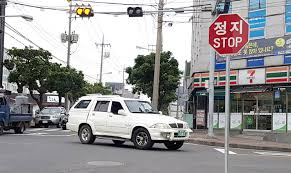
//> input picture image/다운로드 (1).jpeg, 291 x 173 px
$ ./shapeDetection   (built with g++ and OpenCV 4)
//> lines starting //> are read from the running program, lines starting //| are printed output that depends on the picture; after the words box and inside, x2 and y2 are one past the last pixel; in counts of white or black regions, pixels touching at a corner belong together
#include <iostream>
#include <fstream>
#include <ctime>
#include <queue>
#include <string>
#include <cv.h>
#include <unistd.h>
#include <highgui.h>
#include "opencv2/opencv.hpp"
#include "opencv2/objdetect.hpp"
#include "opencv2/highgui.hpp"
#include "opencv2/imgproc.hpp"
#include "opencv2/highgui/highgui.hpp"
#include <opencv2/core/ocl.hpp>
#include "opencv2/calib3d/calib3d.hpp"
#include "opencv2/core.hpp"
#include "opencv2/features2d.hpp"
#include "opencv2/xfeatures2d.hpp"
#include "opencv2/highgui.hpp"
#include <string.h>
#include <sys/time.h>

using namespace cv;
using namespace cv::xfeatures2d;
using namespace std;

const CvScalar COLOR_BLUE = CvScalar(255, 0, 0);
const CvScalar COLOR_RED = CvScalar(0, 0, 255);
const CvScalar COLOR_GREEN = CvScalar(0, 255, 0);

const Vec3b RGB_WHITE_LOWER = Vec3b(100, 100, 190);
const Vec3b RGB_WHITE_UPPER = Vec3b(255, 255, 255);
const Vec3b RGB_YELLOW_LOWER = Vec3b(225, 180, 0);
const Vec3b RGB_YELLOW_UPPER = Vec3b(255, 255, 170);
const Vec3b HSV_YELLOW_LOWER = Vec3b(20, 20, 130);
const Vec3b HSV_YELLOW_UPPER = Vec3b(40, 140, 255);

const Vec3b HLS_YELLOW_LOWER = Vec3b(20, 120, 80);
const Vec3b HLS_YELLOW_UPPER = Vec3b(45, 200, 255);

void polygonRoi(Mat& img, Mat& img_ROI, vector <Point2f> &approx);


void setLabel(Mat& image, string str, vector<Point> contour)
{
	int fontface = FONT_HERSHEY_SIMPLEX;
	double scale = 0.5;
	int thickness = 1;
	int baseline = 0;

	Size text = getTextSize(str, fontface, scale, thickness, &baseline);
	Rect r = boundingRect(contour);

	Point pt(r.x + ((r.width - text.width) / 2), r.y + ((r.height + text.height) / 2));
	rectangle(image, pt + Point(0, baseline), pt + Point(text.width, -text.height), CV_RGB(200, 200, 200), FILLED);
	putText(image, str, pt, fontface, scale, CV_RGB(0, 0, 0), thickness, 8);
}


int main(int, char**)
{
	Mat img_input, img_result, img_gray;

	//이미지파일을 로드하여 image에 저장
	img_input = imread("/home/suki/바탕화면/Traffic Sign Recognition/image/다운로드 (1).jpeg", IMREAD_COLOR);
//> img_input is the input picture: 173 rows x 291 cols, CV_8UC3; mean B, G, R 150, 149.6, 150.9
	if (img_input.empty())
	{
		cout << "Could not open or find the image" << std::endl;
		return -1;
	}


	//그레이스케일 이미지로 변환
	cvtColor(img_input, img_gray, COLOR_BGR2GRAY);
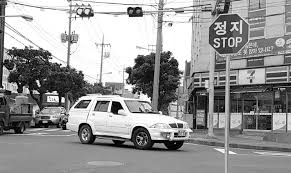
//> img_gray: 173 rows x 291 cols, CV_8UC1; min 0, max 255, mean 150

	//이진화 이미지로 변환
	Mat binary_image;
	threshold(img_gray, img_gray, 125, 255, THRESH_BINARY_INV | THRESH_OTSU);
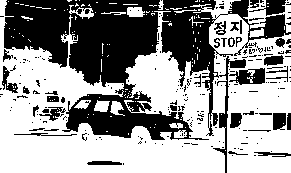
//> img_gray: 173 rows x 291 cols, CV_8UC1; 58.6% white; 233 black regions (195 under 20 px)

	//contour를 찾는다.
	vector<vector<Point> > contours;
	findContours(img_gray, contours, RETR_LIST, CHAIN_APPROX_SIMPLE);
//> contours = 454 contours, 393 with area under 20; largest, box (x1, y1, x2, y2) and area: (0, 0, 291, 173) 29255, (228, 67, 266, 86) 474, (243, 0, 291, 33) 454, (1, 65, 19, 94) 226, (272, 112, 287, 131) 224

	//contour를 근사화한다.
	vector<Point2f> approx;
	img_result = img_input.clone();

	for (size_t i = 0; i < contours.size(); i++)
	{
		approxPolyDP(Mat(contours[i]), approx, arcLength(Mat(contours[i]), true)*0.02, true);

		if (fabs(contourArea(Mat(approx))) > 500)  //면적이 일정크기 이상이어야 한다.
		{


			int size = approx.size();

      cout << approx << endl;

			//Contour를 근사화한 직선을 그린다.
			if (size % 2 == 0) {
				line(img_result, approx[0], approx[approx.size() - 1], Scalar(0, 255, 0), 3);

				for (int k = 0; k < size - 1; k++)
					line(img_result, approx[k], approx[k + 1], Scalar(0, 255, 0), 3);

				for (int k = 0; k < size; k++)
					circle(img_result, approx[k], 3, Scalar(0, 0, 255));
			}
			else {
				line(img_result, approx[0], approx[approx.size() - 1], Scalar(0, 255, 0), 3);

				for (int k = 0; k < size - 1; k++)
					line(img_result, approx[k], approx[k + 1], Scalar(0, 255, 0), 3);

				for (int k = 0; k < size; k++)
					circle(img_result, approx[k], 3, Scalar(0, 0, 255));
			}


			//도형을 판정한다.
			if (size == 3)
				setLabel(img_result, "triangle", contours[i]);

      else if (size == 4 && isContourConvex(Mat(approx)))
        setLabel(img_result, "Square", contours[i]);

			else if (size == 8 && isContourConvex(Mat(approx)))
				setLabel(img_result, "octagon", contours[i]);

		}

	}
//> this loop made 454 passes
//> size on passes 446, 454: 11, 12
//> approx on passes 7, 29, 31, 45, 47, 49: 1 Point (x, y): [225, 150], 4 Points (x, y): [84, 140], [85, 139], [86, 140], [85, 141], 4 Points (x, y): [95, 139], [96, 138], [97, 139], [96, 140], 4 Points (x, y): [87, 134], [88, 133], [89, 134], [88, 135], 3 Points (x, y): [77, 134], [71, 136], [40, 135], 2 Points (x, y): [128, 133], [128, 134]
//| [249, 0;
//|  243, 17;
//|  259, 23;
//|  250, 28;
//> (the first 4 of 23 printed lines)
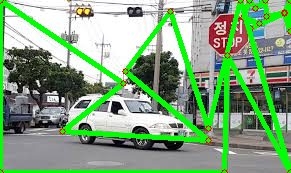
//> img_result: 173 rows x 291 cols, CV_8UC3; 15.9% of pixels changed, all inside (x1, y1, x2, y2) = (0, 0, 291, 173)
//> after the loop, approx = 12 Points (x, y): [0, 0], [0, 172], [224, 172], [227, 55], [290, 172], [240, 0], [208, 128], [170, 11], [125, 71], [208, 140], [62, 131], [123, 83]


	imshow("input", img_input);
	imshow("result", img_result);


	waitKey(0);


	return 0;
}

void polygonRoi(Mat& img, Mat& img_ROI, vector <Point2f> &approx) {


	vector <Point> roiPoint;

  for(int i = 0; i < approx.size(); i++){
    roiPoint.push_back(approx.at(i));
    cout << i << endl;
  }

	Mat roi(img.rows, img.cols, CV_8U, Scalar(0));

	fillConvexPoly(roi, roiPoint, Scalar(255));

	Mat fillter_img;
	img.copyTo(fillter_img, roi);

	img_ROI = fillter_img.clone();

}

$ run again, with image/20190314_075520_271.jpg copied over image/다운로드 (1).jpeg
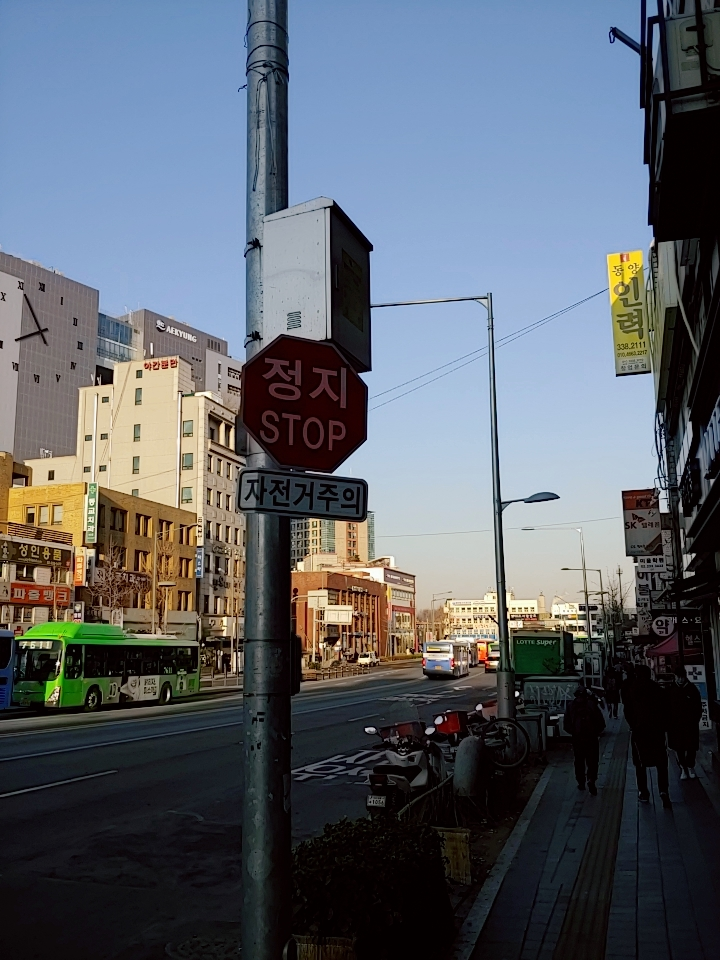
//> input picture image/20190314_075520_271.jpg, 720 x 960 px
//> img_input is the input picture: 960 rows x 720 cols, CV_8UC3; mean B, G, R 106.9, 98.2, 92
//> `threshold(img_gray, img_gray, 125, 255, THRESH_BINARY_INV | THRESH_OTS..`:
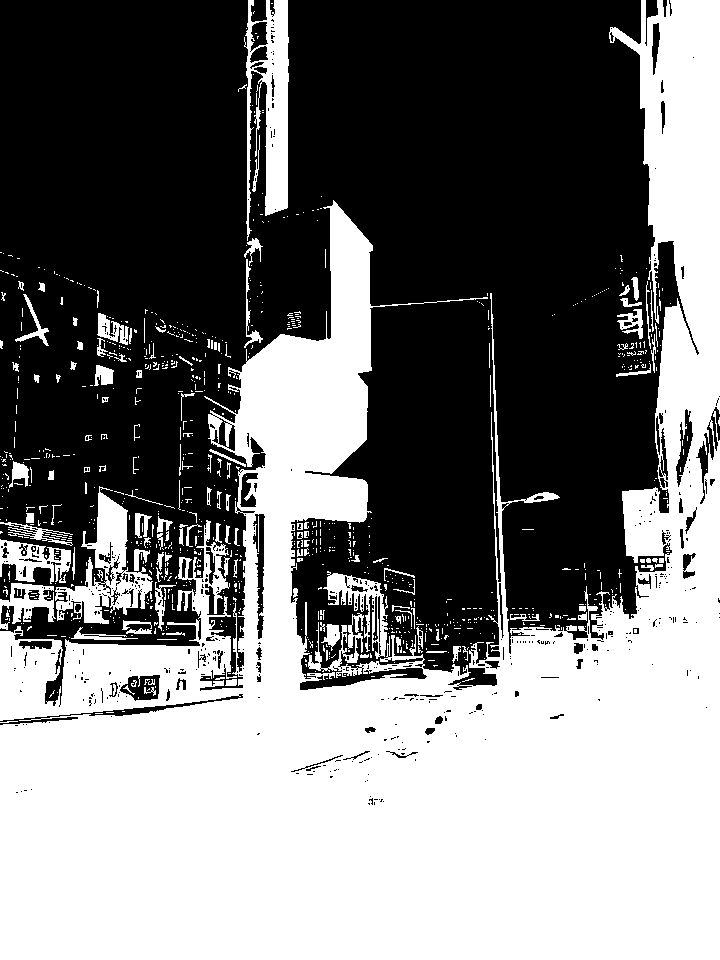
//> img_gray: 960 rows x 720 cols, CV_8UC1; 47.4% white; 962 white regions (823 under 20 px)
//> contours = 1650 contours, 1458 with area under 20; largest, box (x1, y1, x2, y2) and area: (0, 0, 720, 960) 302382, (244, 0, 289, 241) 5887, (55, 486, 153, 624) 4836, (323, 571, 388, 659) 1834, (0, 539, 71, 584) 1708
//> the loop `for (size_t i = 0; i < contours.size(); i++)` made 1650 passes
//> (size, baseline in setLabel, text in setLabel, r in setLabel, pt in setLabel) on pass 1063: (3, 5, Size(59, 12), Rect(252, 513, 14, 127), Point(230, 582))
//> (printed output is left out)
//> after the loop `for (size_t i = 0; i < contours.size(); i++)`:
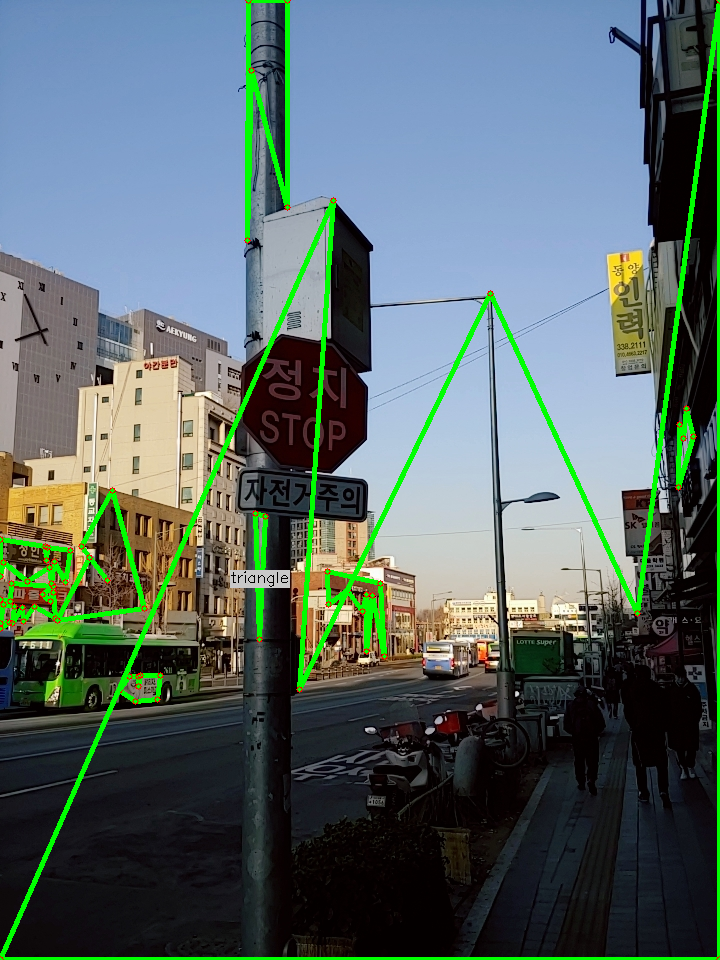
//> img_result: 960 rows x 720 cols, CV_8UC3; 4.57% of pixels changed, all inside (x1, y1, x2, y2) = (0, 0, 720, 960)
//> after the loop `for (size_t i = 0; i < contours.size(); i++)`: approx = 5 Points (x, y): [287, 0], [248, 0], [247, 240], [251, 70], [287, 207]
